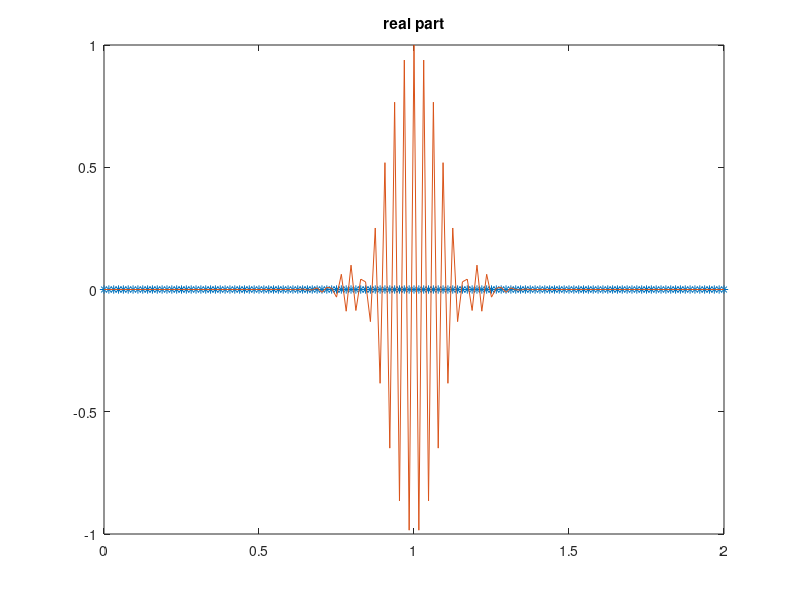
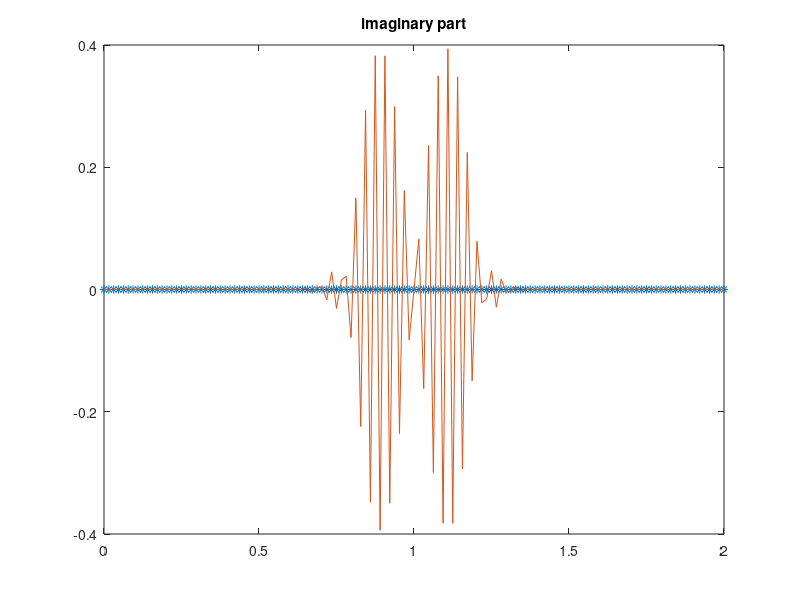

Here is the MATLAB script that generated these plots, in order:
clear all
close all
clc
format long
xi = 0;
xf = 2;
h = 1/(2^6);
N = fix((xf-xi)/h)+1;
x = linspace(xi,xf,N);
ti = 0;
tf = 1;
dt = 1/(2^4);
T = fix((tf-ti)/dt);
u = zeros(1,N);
epsilon = 0.001;

%initial condition
for j=1:N
    u0(j) = exp(-50*x(j)^2)*exp(i*sin(x(j))/epsilon);
end

k = 1/epsilon;
m = 4;

for p=1:T
    
    a1 = sin(k*(dt-(m+1)*h)/2)/sin(k*(dt-(m-1)*h)/2);
    b1 = 1;
    b0 = -a1;
    
    
    u(1) = exp(-50*(x(1)-p*dt)^2)*exp(i*sin(x(1)-p*dt)/epsilon);  %boundary conditions
    u(N) = exp(-50*(x(N)-p*dt)^2)*exp(i*sin(x(N)-p*dt)/epsilon);
    u0 = u;
end


uex = zeros(1,N); %exact solution

for j=1:N
    uex(j) = exp(-50*(x(j)-1)^2)*exp(i*sin(x(j)-1)/epsilon);
end

figure(1)
plot(x,real(u),'*')
hold on
plot(x,real(uex))
title('real part')

figure(2)
plot(x,imag(u),'*')
hold on
plot(x,imag(uex))
title('imaginary part')

max(abs(u-uex))